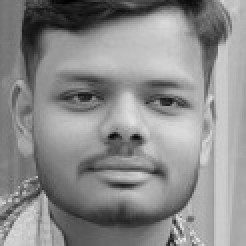
#> input picture Photos scanning/stored_faces/IMG_6234@15066589.JPG41.jpg, 123 x 123 px, given as the content of the folder E:/Photos - imagescanning/Filtered for album/Rishtedaar, which was not available (shown 2 times larger)
$ jupyter execute ImageScanning.ipynb   (older library calls are emulated)
#> lines starting #> are read from the running program, lines starting #| are printed output that depends on the picture; pictures that were not available may be replaced by others from this repository, and a replacement may not be noted
[cell 1]
# import the modules
import os
from os import listdir
path = r"E:\Photos - imagescanning\Filtered for album\Rishtedaar"
# get the path/directory
def list_files_recursive(path, li):

    for entry in os.listdir(path):
            full_path = os.path.join(path, entry)
            if os.path.isdir(full_path):
                list_files_recursive(full_path, li)
            else:
                li.append(full_path)
    return li

list_photos = list_files_recursive(path, [])
# print(list_photos)
print(len(list_photos))

[cell 2]
# now we need to scan 2264 photos

import cv2
alg = r"E:\Personal projects\Photos scanning\haarcascade_frontalface_default.xml"
#passing the algorithm to open cv
haar_cascade = cv2.CascadeClassifier(alg)

[cell 3]
# trying fro 1 photo first

file_name = list_photos[0]
file_name

[cell 4]
# reading the image
img = cv2.imread(file_name, 0)
#> img is the input picture: shape (123, 123); min 1, max 235, mean 139.9

#creating black and white version of the image
gray_img = cv2.cvtColor(img, cv2.COLOR_RGB2BGR)

[cell 5]
#detecting the faces

faces = haar_cascade.detectMultiScale(gray_img, scaleFactor = 1.05, minNeighbors = 20, minSize = (100,100))
#> faces = [[7, 5, 109, 109]]

[cell 6]
# [12 lines of commented-out code are left out]

[cell 7]
def scan_images(li_p):
    i = 0
    for im in li_p:
        # print (im)
        file_name = im

        img = cv2.imread(file_name, 0)

        #creating black and white version of the image
        gray_img = cv2.cvtColor(img, cv2.COLOR_RGB2BGR)
        faces = haar_cascade.detectMultiScale(gray_img, scaleFactor = 1.05, minNeighbors = 20, minSize = (100,100))
#> faces = [[7, 5, 109, 109]]
        photo_name = os.path.basename(file_name)

        #for each face detected

        for x, y, w, h in faces:
            #crop the image to selct only the face
            cropped_image = img[y : y + h, x : x + w]
            #loading the target image path to target_file_variable - replace
            target_file_name = r"E:\Personal projects\Photos scanning\stored_faces/" + photo_name + str(i) + '.jpg'
            # print(target_file_name)
            cv2.imwrite(target_file_name, cropped_image, )

            i = i + 1;
#> this loop made 1 pass
#> (x, y, w, h, i) on pass 1: (7, 5, 109, 109, 1)
#> pass 1, in scan_images, `cropped_image = img[y : y + h, x : x + w]`:
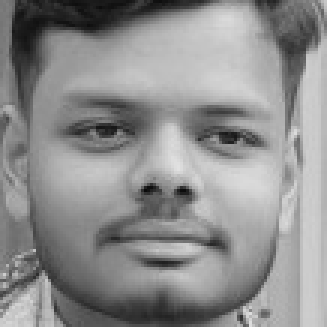
#> cropped_image: shape (109, 109) (shown 3 times larger); min 10, max 225, mean 141.7
#> after the loop, i = 1

[cell 8]
scan_images(list_photos)

[cell 9]
# !pip install face_recognition
import face_recognition

[cell 10]
# [7 lines of commented-out code are left out]

[cell 11]
# results
import shutil

[cell 12]
import os
import shutil
import face_recognition
import numpy as np
import cv2
from sklearn.cluster import DBSCAN


def cluster_faces(folder):

    encodings = []
    image_paths = []

    print("INPUT FOLDER:", folder)

    # --------------------------------
    # STEP 1: LOAD + ENCODE FACES
    # --------------------------------
    for img in os.listdir(folder):

        path = os.path.join(folder, img)

        # Skip folders
        if os.path.isdir(path):
            continue

        print(f"\nProcessing: {img}")

        try:
            # Load image
            image = face_recognition.load_image_file(path)

            # Resize only huge images
            h, w = image.shape[:2]

            if max(h, w) > 2000:
                image = cv2.resize(
                    image,
                    (0, 0),
                    fx=0.7,
                    fy=0.7
                )

            # Detect faces
            face_locations = face_recognition.face_locations(
                image,
                number_of_times_to_upsample=1,
                model="hog"
            )

            print("Faces found:", len(face_locations))

            if len(face_locations) == 0:
                continue

            # Encode faces
            print("Starting encoding...")

            face_encs = face_recognition.face_encodings(
                image,
                known_face_locations=face_locations
            )

            print("Encoding complete")

            # Store encodings
            for enc in face_encs:
                encodings.append(enc)
                image_paths.append(path)

        except Exception as e:
            print("ERROR:", e)

    # --------------------------------
    # NO FACES FOUND
    # --------------------------------
    if len(encodings) == 0:
        print("\nNo faces found.")
        return

    # print("\nTotal face encodings:", len(encodings))

    encodings = np.array(encodings)

    # --------------------------------
    # STEP 2: CLUSTER
    # --------------------------------
    clustering = DBSCAN(
        eps=0.5,
        min_samples=1,   # IMPORTANT
        metric="euclidean"
    ).fit(encodings)

    labels = clustering.labels_

    # print("Unique labels:", set(labels))

    # --------------------------------
    # STEP 3: CREATE OUTPUT FOLDERS
    # --------------------------------
    output_base = os.path.join(folder, "clusters")

    # print("\nCreating output folder:")
    # print(output_base)

    os.makedirs(output_base, exist_ok=True)

    # --------------------------------
    # STEP 4: COPY IMAGES
    # --------------------------------
    copied = set()

    for label, img_path in zip(labels, image_paths):

        if label == -1:
            target_folder = os.path.join(output_base, "Unknown")
        else:
            target_folder = os.path.join(output_base, f"Person_{label}")

        os.makedirs(target_folder, exist_ok=True)

        filename = os.path.basename(img_path)

        destination = os.path.join(target_folder, filename)

        # Prevent duplicate copies
        unique_key = (img_path, label)

        if unique_key in copied:
            continue

        copied.add(unique_key)

        try:
            shutil.copy2(img_path, destination)
            # print(f"Copied -> {destination}")

        except Exception as e:
            print("COPY ERROR:", e)

    print("\nClustering complete.")

[cell 13]
cluster_faces(r"E:\Personal projects\Photos scanning\stored_faces")
#> (the call stopped at in cluster_faces, `image = face_recognition.load_image_file(path)`: face_recognition is not available in this run)

[cell 14]
def folder_content_count(root_path):
    result = {}

    for folder_name in os.listdir(root_path):
        folder_path = os.path.join(root_path, folder_name)

        if os.path.isdir(folder_path):
            result[folder_path] = len(os.listdir(folder_path))

    return result

[cell 15]
folder_dict = folder_content_count("E:\Personal projects\Photos scanning\stored_faces\clusters")
folder_dict

[cell 16]
import cv2
import os

def rate_image_clarity(folder_path):
    clarity_scores = {}

    for file_name in os.listdir(folder_path):
        file_path = os.path.join(folder_path, file_name)

        # only process images
        if not os.path.isfile(file_path):
            continue

        img = cv2.imread(file_path)

        if img is None:
            continue

        gray = cv2.cvtColor(img, cv2.COLOR_BGR2GRAY)

        # clarity score (higher = sharper)
        score = cv2.Laplacian(gray, cv2.CV_64F).var()
#> score = 773.4

        clarity_scores[file_name] = score

    return clarity_scores

[cell 17]
clarity_dict = rate_image_clarity(r"E:\Photos - imagescanning\Filtered for album\Rishtedaar")
#> clarity_dict = {'IMG_6234@15066589.JPG41.jpg': 773.4}
clarity_dict
#> Out = {'IMG_6234@15066589.JPG41.jpg': 773.4}

[cell 18]
import os
import shutil
import re


# =====================================================
# SAFE NORMALIZER (FIXES YOUR "JPG137.JPG" ISSUE)
# =====================================================
def normalize(img_name):
    """
    Converts:
    IMG_6539@15929083.JPG137.jpg → IMG_6539@15929083.JPG
    IMG_6539@15929083.JPG5.jpg   → IMG_6539@15929083.JPG
    """

    name = img_name.lower()

    # remove trailing noise like 137.jpg, 5.jpg, etc.
    name = re.split(r'\.jpg\d*', name)[0]

    # restore canonical .JPG format
    if ".jpg" in name:
        base = name.split(".jpg")[0]
        return base + ".JPG"

    return name + ".JPG"


# =====================================================
# MAIN PIPELINE
# =====================================================
def process_folders(folders_dict, source_dir, clarity_dict, output_dir):

    # -----------------------------
    # TYPE SAFETY
    # -----------------------------
#> called with output_dir = 'E:\\Photos - imagescanning\\Selected'
    if not isinstance(folders_dict, dict):
        raise ValueError(f"folders_dict must be dict, got {type(folders_dict)}")

    if not isinstance(clarity_dict, dict):
        raise ValueError(f"clarity_dict must be dict, got {type(clarity_dict)}")

    os.makedirs(output_dir, exist_ok=True)

    # sort folders by size (smallest first)
    sorted_folders = sorted(folders_dict.items(), key=lambda x: x[1])

    remaining = dict(folders_dict)

    # normalize clarity dict once
    clarity_norm = {k.upper(): v for k, v in clarity_dict.items()}
#> clarity_norm = {'IMG_6234@15066589.JPG41.JPG': 773.4}


    for folder_path, count in sorted_folders:

        if folder_path not in remaining:
            continue

        if not os.path.isdir(folder_path):
            print("Skipping missing folder:", folder_path)
            continue

        images = os.listdir(folder_path)

        if len(images) == 0:
            continue

        print("\nProcessing:", folder_path, "| Images:", len(images))


        # =====================================================
        # CASE 1: SINGLE IMAGE (DIRECT RESOLUTION)
        # =====================================================
        if len(images) == 1:

            img = images[0]
            clean = normalize(img).upper()

            src_path = os.path.join(source_dir, clean)
            dst_path = os.path.join(output_dir, clean)

            print("SRC:", src_path)

            if os.path.exists(src_path):
                shutil.copy(src_path, dst_path)
                print("Copied (single):", clean)
            else:
                print("Missing source:", src_path)


        # =====================================================
        # CASE 2: MULTIPLE IMAGES (CLARITY SELECTION)
        # =====================================================
        else:

            best_img = None
            best_clean = None
            best_score = -1

            for img in images:

                clean = normalize(img).upper()
                score = clarity_norm.get(clean, -1)

                if score > best_score:
                    best_score = score
                    best_img = img
                    best_clean = clean

            if best_clean is None:
                continue

            src_path = os.path.join(source_dir, best_clean)
            dst_path = os.path.join(output_dir, best_clean)

            print("SRC:", src_path)

            if os.path.exists(src_path):
                shutil.copy(src_path, dst_path)
                print("Copied (multi):", best_clean)
            else:
                print("Missing source:", src_path)


        # =====================================================
        # GLOBAL PROPAGATION RULE (PREFIX-BASED REMOVAL)
        # =====================================================
        saved = normalize(images[0]).upper() if len(images) == 1 else best_clean

        to_remove = []

        for f in list(remaining.keys()):

            if not os.path.isdir(f):
                continue

            try:
                f_images = os.listdir(f)
            except:
                continue

            for im in f_images:

                im_clean = normalize(im).upper()

                if im_clean.startswith(saved):
                    to_remove.append(f)
                    break

        for f in to_remove:
            del remaining[f]
            print("Removed folder:", f)


$ run again, on Photos scanning/stored_faces/IMG_6586@14591333.JPG161.jpg
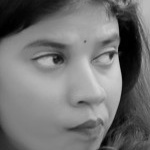
#> input picture Photos scanning/stored_faces/IMG_6586@14591333.JPG161.jpg, 150 x 150 px, given as the content of the folder E:/Photos - imagescanning/Filtered for album/Rishtedaar, which was not available
#> img is the input picture: shape (150, 150); min 0, max 215, mean 114.8
#> `faces = haar_cascade.detectMultiScale(gray_img, scaleFactor = 1.05, mi..`: faces = [[17, 9, 126, 126]]
#> the loop in scan_images, `for x, y, w, h in faces:` made 1 pass
#> (x, y, w, h, i) on pass 1: (17, 9, 126, 126, 1)
#> pass 1, in scan_images, `cropped_image = img[y : y + h, x : x + w]`:
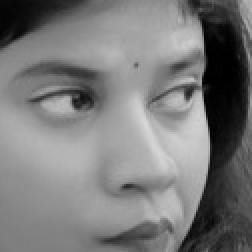
#> cropped_image: shape (126, 126) (shown 2 times larger); min 0, max 215, mean 121.6
#> after the loop in scan_images, `for x, y, w, h in faces:`: i = 1
#> score = 272.1
#> clarity_dict = {'IMG_6586@14591333.JPG161.jpg': 272.1}
#> clarity_norm = {'IMG_6586@14591333.JPG161.JPG': 272.1}

$ run again, on Photos scanning/stored_faces/IMG_7118@13878069.JPG317.jpg
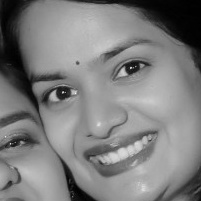
#> input picture Photos scanning/stored_faces/IMG_7118@13878069.JPG317.jpg, 201 x 201 px, given as the content of the folder E:/Photos - imagescanning/Filtered for album/Rishtedaar, which was not available
#> img is the input picture: shape (201, 201); min 0, max 246, mean 125.8
#> `faces = haar_cascade.detectMultiScale(gray_img, scaleFactor = 1.05, mi..`: faces = [[10, 10, 179, 179]]
#> the loop in scan_images, `for x, y, w, h in faces:` made 1 pass
#> (x, y, w, h, i) on pass 1: (10, 10, 179, 179, 1)
#> pass 1, in scan_images, `cropped_image = img[y : y + h, x : x + w]`:
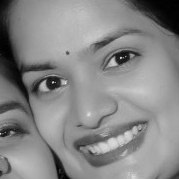
#> cropped_image: shape (179, 179); min 0, max 246, mean 135.3
#> after the loop in scan_images, `for x, y, w, h in faces:`: i = 1
#> score = 288.5
#> clarity_dict = {'IMG_7118@13878069.JPG317.jpg': 288.5}
#> clarity_norm = {'IMG_7118@13878069.JPG317.JPG': 288.5}
